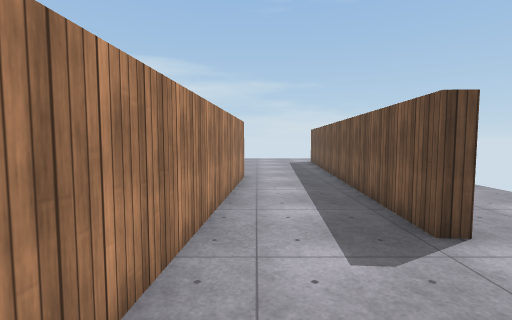
view 1 (above)

23 first-person views from a walk through a Unity game level. The camera is 1.2 m above the floor, tilts 4° down and sees 85° across. The floor is counted in squares, 1 m on a side. Each view is taken from the middle of a square. On the plan, view 1 faces up. The plan holds only what a view shows up to about 13 squares ahead; the rest is blank. The place goes on beyond the plan. Surface patterns are stand-ins for the level's own textures.

view 2
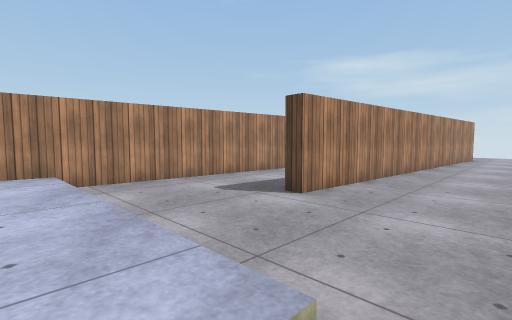

view 3
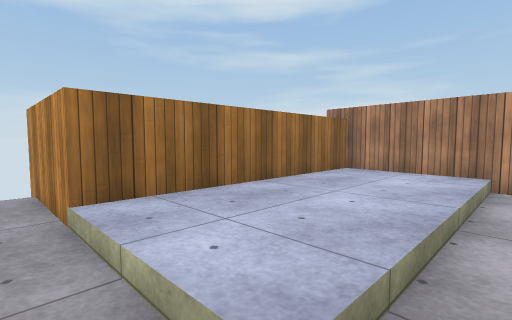

view 4
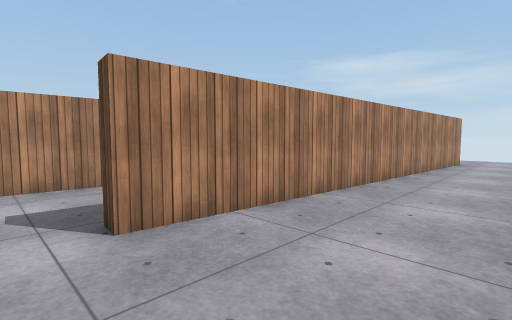

view 5
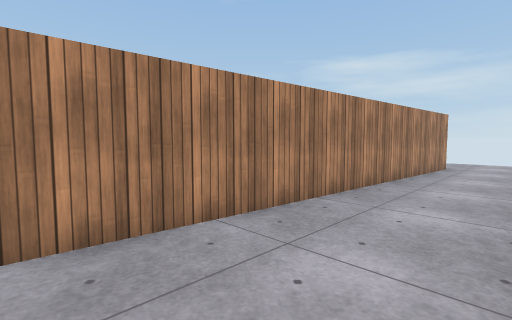

view 6
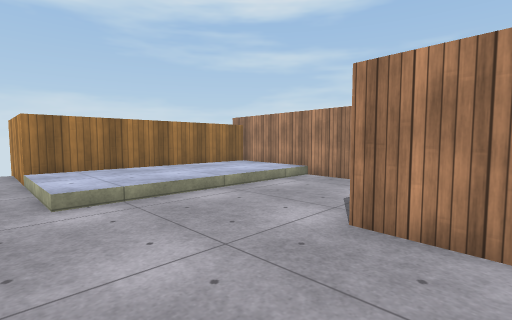

view 7
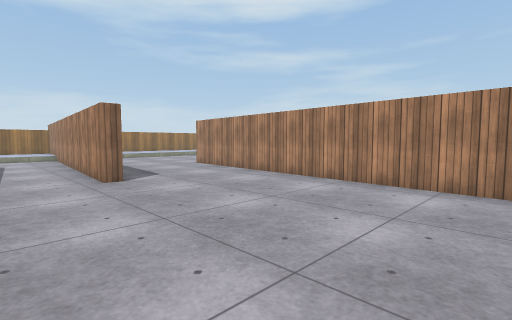

view 8
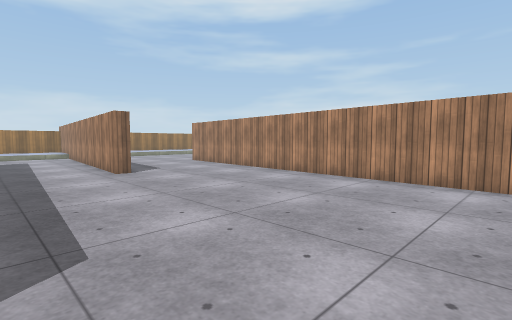

view 9
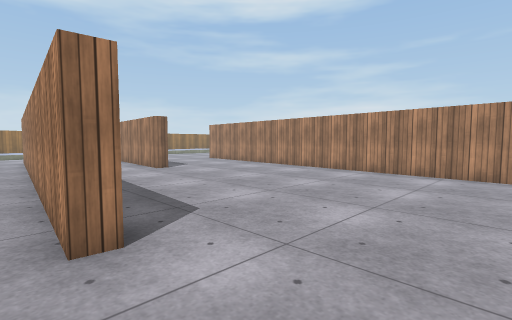

view 10
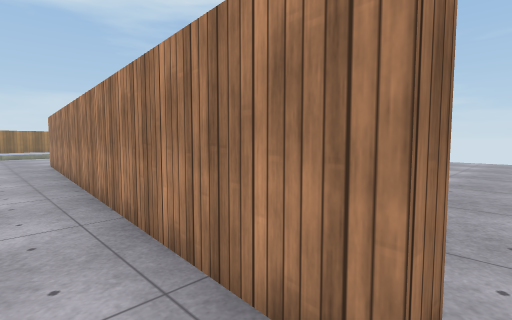

view 11
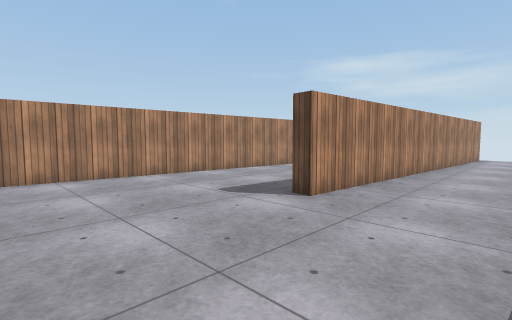

view 12
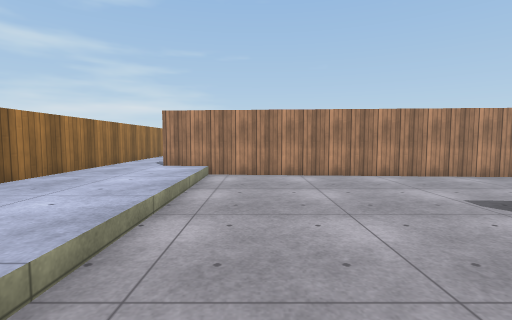

view 13
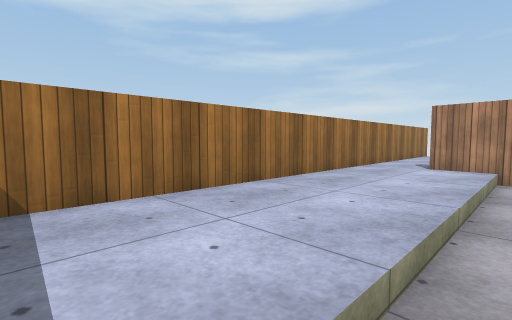

view 14
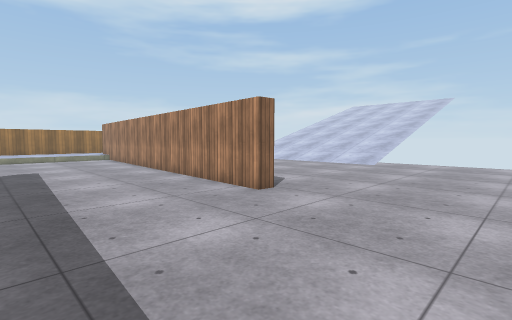

view 15
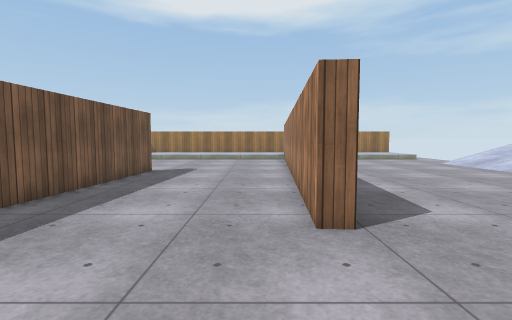

view 16
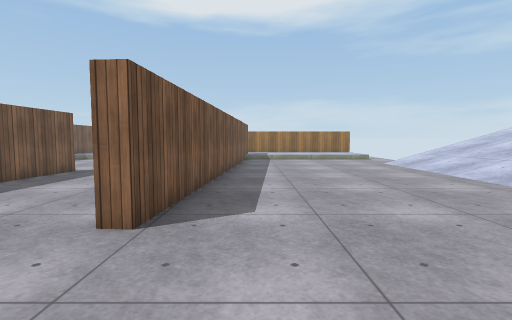

view 17
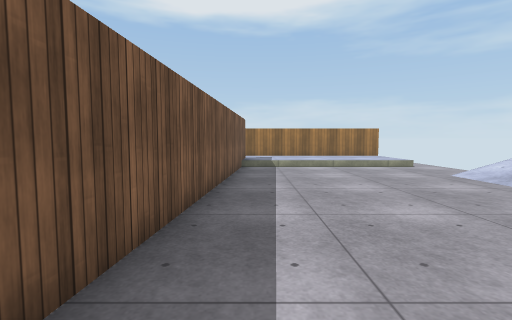

view 18
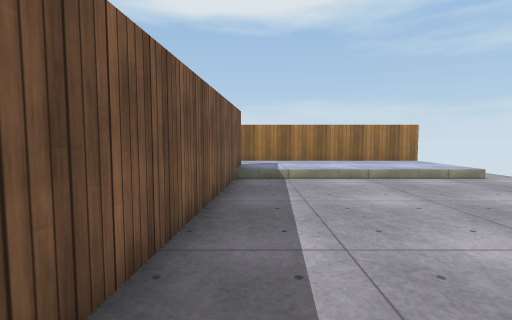

view 19
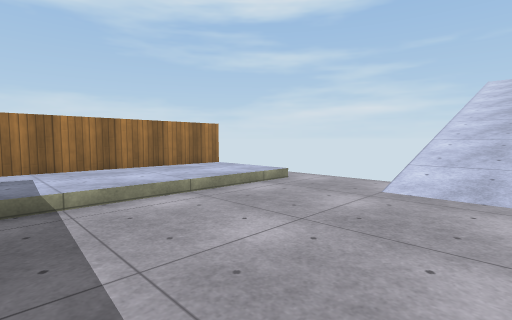

view 20
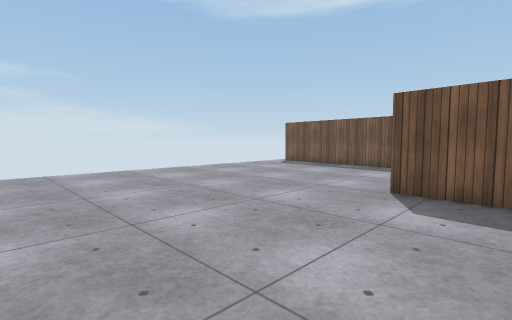

view 21
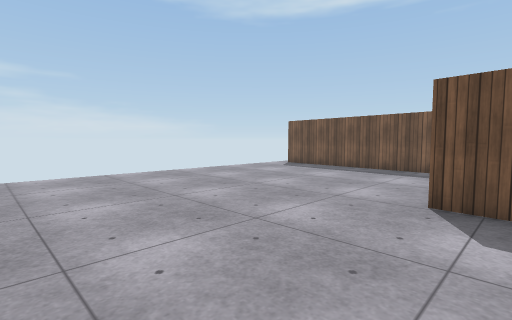

view 22
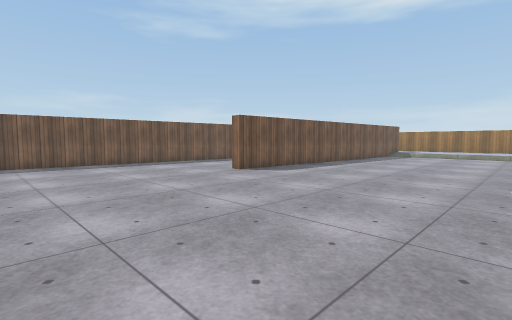

view 23
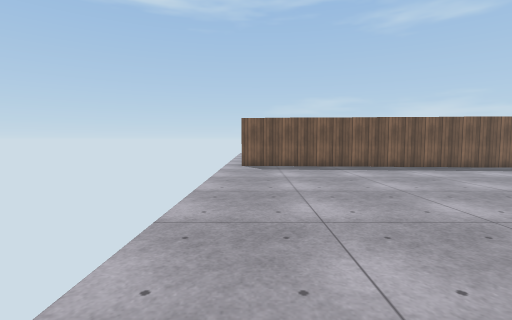

### Floor plan
Key: @ floor where view 1 was taken; # wall or solid block; . main floor; : floor 0.25 m higher than the main floor; / step, stairs or slope; ^ raised ledge.
Columns run from 21 left of view 1 to 7 right of it. Each row starts with its distance up from view 1.
 23   ....................... .
 22 ...............#............
 21  ..............#............
 20 ...............#............
 19 ...............#.........#..
 18 ...............#.........#..
 17 ...............#.........#...
 16 ...............#.........#...
 15 ...............#.........#...
 14 .........#.....#.........#...
 13 /........#.....#.........#...
 12 /........#.....#........##...
 11 /........#....##....#...##...
 10 /.......##....##....#...##...
  9 /.......##....##....#...##...
  8 /.......##....##....#...#....
  7 /.......##......... #...#....
  6 /.......#.......... #...#....
  5 /.......#.......... #...#....
  4 /.......#.......... #........
  3 ........#.........  #........
  2 ........#........ . #........
  1 ........#........ . #........
  0 /:::::::#:::::::::: #@:::::/.
 -1 /:::::::#::::::::::##::::::/.
 -2 /::::::::::::::::::#:::::::/.
 -3 /::::::::::::::::::#^::::::/.
 -4 ^^^^^^^^^^^^^^^^^^^^ ^^^^^^^.
 -5                            ^.
 -6                            ^.
 -7                            ^

Positions as (right, up) in squares from view 1, and headings:
1: (0, 0), facing up
2: (7, -1), facing up-left
3: (7, 1), facing down-left
4: (7, 3), facing up-left
5: (7, 6), facing up-left
6: (7, 6), facing down-left
7: (2, 20), facing down-left
8: (3, 22), facing down-left
9: (5, 23), facing down-left
10: (-4, 23), facing down-left
11: (-3, 2), facing up-left
12: (-3, 2), facing left
13: (-3, 1), facing down-left
14: (-7, 19), facing down-left
15: (-11, 18), facing down
16: (-14, 18), facing down
17: (-14, 13), facing down
18: (-14, 9), facing down
19: (-14, 6), facing down-left
20: (-19, 12), facing up-right
21: (-18, 13), facing up-right
22: (-21, 22), facing down-right
23: (-19, 22), facing right
